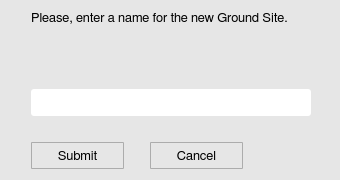
<?xml version="1.0" encoding="UTF-8"?>
<ui version="4.0">
 <class>Addsite</class>
 <widget class="QWidget" name="Addsite">
  <property name="geometry">
   <rect>
    <x>0</x>
    <y>0</y>
    <width>340</width>
    <height>180</height>
   </rect>
  </property>
  <property name="minimumSize">
   <size>
    <width>340</width>
    <height>180</height>
   </size>
  </property>
  <property name="maximumSize">
   <size>
    <width>340</width>
    <height>16777215</height>
   </size>
  </property>
  <property name="font">
   <font>
    <family>FreeSans</family>
    <pointsize>10</pointsize>
    <stylestrategy>PreferAntialias</stylestrategy>
    <kerning>true</kerning>
   </font>
  </property>
  <property name="windowTitle">
   <string>Add a new CheckBox</string>
  </property>
  <property name="windowIcon">
   <iconset>
    <normaloff>icons/info_icon.png</normaloff>icons/info_icon.png</iconset>
  </property>
  <property name="styleSheet">
   <string notr="true">QWidget {
	background-color: rgb(230,230,230);
}</string>
  </property>
  <layout class="QGridLayout" name="gridLayout">
   <item row="0" column="0" colspan="2">
    <layout class="QHBoxLayout" name="horizontalLayout_3">
     <item>
      <spacer name="horizontalSpacer_6">
       <property name="orientation">
        <enum>Qt::Horizontal</enum>
       </property>
       <property name="sizeType">
        <enum>QSizePolicy::Fixed</enum>
       </property>
       <property name="sizeHint" stdset="0">
        <size>
         <width>20</width>
         <height>20</height>
        </size>
       </property>
      </spacer>
     </item>
     <item>
      <widget class="QLabel" name="label">
       <property name="minimumSize">
        <size>
         <width>280</width>
         <height>27</height>
        </size>
       </property>
       <property name="maximumSize">
        <size>
         <width>280</width>
         <height>100</height>
        </size>
       </property>
       <property name="font">
        <font>
         <family>FreeSans</family>
         <pointsize>10</pointsize>
         <weight>50</weight>
         <bold>false</bold>
         <stylestrategy>PreferAntialias</stylestrategy>
         <kerning>true</kerning>
        </font>
       </property>
       <property name="text">
        <string>Please, enter a name for the new Ground Site.</string>
       </property>
       <property name="alignment">
        <set>Qt::AlignJustify|Qt::AlignTop</set>
       </property>
       <property name="wordWrap">
        <bool>true</bool>
       </property>
      </widget>
     </item>
     <item>
      <spacer name="horizontalSpacer_7">
       <property name="orientation">
        <enum>Qt::Horizontal</enum>
       </property>
       <property name="sizeHint" stdset="0">
        <size>
         <width>13</width>
         <height>20</height>
        </size>
       </property>
      </spacer>
     </item>
    </layout>
   </item>
   <item row="1" column="0">
    <spacer name="verticalSpacer_2">
     <property name="orientation">
      <enum>Qt::Vertical</enum>
     </property>
     <property name="sizeType">
      <enum>QSizePolicy::Fixed</enum>
     </property>
     <property name="sizeHint" stdset="0">
      <size>
       <width>20</width>
       <height>20</height>
      </size>
     </property>
    </spacer>
   </item>
   <item row="2" column="0" colspan="2">
    <layout class="QHBoxLayout" name="horizontalLayout_2">
     <item>
      <spacer name="horizontalSpacer_4">
       <property name="orientation">
        <enum>Qt::Horizontal</enum>
       </property>
       <property name="sizeType">
        <enum>QSizePolicy::Fixed</enum>
       </property>
       <property name="sizeHint" stdset="0">
        <size>
         <width>20</width>
         <height>20</height>
        </size>
       </property>
      </spacer>
     </item>
     <item>
      <widget class="QLineEdit" name="ck_inputLine">
       <property name="minimumSize">
        <size>
         <width>280</width>
         <height>27</height>
        </size>
       </property>
       <property name="maximumSize">
        <size>
         <width>280</width>
         <height>27</height>
        </size>
       </property>
       <property name="font">
        <font>
         <family>FreeSans</family>
         <pointsize>9</pointsize>
         <weight>50</weight>
         <bold>false</bold>
         <stylestrategy>PreferAntialias</stylestrategy>
        </font>
       </property>
       <property name="styleSheet">
        <string notr="true">QLineEdit {
	border-radius: 3px;
   padding: 1px 4px 1px 4px;
	background-color:  rgb(255, 255, 255);
}</string>
       </property>
       <property name="frame">
        <bool>false</bool>
       </property>
      </widget>
     </item>
     <item>
      <spacer name="horizontalSpacer_5">
       <property name="orientation">
        <enum>Qt::Horizontal</enum>
       </property>
       <property name="sizeHint" stdset="0">
        <size>
         <width>40</width>
         <height>20</height>
        </size>
       </property>
      </spacer>
     </item>
    </layout>
   </item>
   <item row="3" column="1">
    <spacer name="verticalSpacer">
     <property name="orientation">
      <enum>Qt::Vertical</enum>
     </property>
     <property name="sizeType">
      <enum>QSizePolicy::Fixed</enum>
     </property>
     <property name="sizeHint" stdset="0">
      <size>
       <width>20</width>
       <height>20</height>
      </size>
     </property>
    </spacer>
   </item>
   <item row="4" column="0" colspan="2">
    <layout class="QHBoxLayout" name="horizontalLayout">
     <item>
      <spacer name="horizontalSpacer_2">
       <property name="orientation">
        <enum>Qt::Horizontal</enum>
       </property>
       <property name="sizeType">
        <enum>QSizePolicy::Fixed</enum>
       </property>
       <property name="sizeHint" stdset="0">
        <size>
         <width>20</width>
         <height>20</height>
        </size>
       </property>
      </spacer>
     </item>
     <item>
      <widget class="QToolButton" name="ck_submitButton">
       <property name="minimumSize">
        <size>
         <width>93</width>
         <height>27</height>
        </size>
       </property>
       <property name="maximumSize">
        <size>
         <width>93</width>
         <height>27</height>
        </size>
       </property>
       <property name="font">
        <font>
         <family>FreeSans</family>
         <pointsize>10</pointsize>
         <weight>50</weight>
         <bold>false</bold>
         <stylestrategy>PreferAntialias</stylestrategy>
         <kerning>true</kerning>
        </font>
       </property>
       <property name="styleSheet">
        <string notr="true">QToolButton {
	border: 1px solid #acacac;
	border-radius: 1px;
	background-color: qlineargradient(x1:0, y1:0, x2:0, y2:1,
									stop:0 #f0f0f0, stop:1 #e5e5e5);
}

QToolButton:hover {
	border: 1px solid #7eb4ea;
	border-radius: 1px;
	background-color: qlineargradient(x1:0, y1:0, x2:0, y2:1,
									stop:0 #ecf4fc, stop:1 #dcecfc);
}

QToolButton:pressed {
	border: 1px solid #579de5;
	border-radius: 1px;
	background-color: qlineargradient(x1:0, y1:0, x2:0, y2:1,
									stop:0 #daecfc, stop:1 #c4e0fc);
}</string>
       </property>
       <property name="text">
        <string>Submit</string>
       </property>
      </widget>
     </item>
     <item>
      <spacer name="horizontalSpacer">
       <property name="orientation">
        <enum>Qt::Horizontal</enum>
       </property>
       <property name="sizeType">
        <enum>QSizePolicy::Fixed</enum>
       </property>
       <property name="sizeHint" stdset="0">
        <size>
         <width>20</width>
         <height>20</height>
        </size>
       </property>
      </spacer>
     </item>
     <item>
      <widget class="QToolButton" name="ck_cancelButton">
       <property name="minimumSize">
        <size>
         <width>93</width>
         <height>27</height>
        </size>
       </property>
       <property name="maximumSize">
        <size>
         <width>93</width>
         <height>27</height>
        </size>
       </property>
       <property name="font">
        <font>
         <family>FreeSans</family>
         <pointsize>10</pointsize>
         <weight>50</weight>
         <bold>false</bold>
         <stylestrategy>PreferAntialias</stylestrategy>
         <kerning>true</kerning>
        </font>
       </property>
       <property name="styleSheet">
        <string notr="true">QToolButton {
	border: 1px solid #acacac;
	border-radius: 1px;
	background-color: qlineargradient(x1:0, y1:0, x2:0, y2:1,
									stop:0 #f0f0f0, stop:1 #e5e5e5);
}

QToolButton:hover {
	border: 1px solid #7eb4ea;
	border-radius: 1px;
	background-color: qlineargradient(x1:0, y1:0, x2:0, y2:1,
									stop:0 #ecf4fc, stop:1 #dcecfc);
}

QToolButton:pressed {
	border: 1px solid #579de5;
	border-radius: 1px;
	background-color: qlineargradient(x1:0, y1:0, x2:0, y2:1,
									stop:0 #daecfc, stop:1 #c4e0fc);
}</string>
       </property>
       <property name="text">
        <string>Cancel</string>
       </property>
      </widget>
     </item>
     <item>
      <spacer name="horizontalSpacer_3">
       <property name="orientation">
        <enum>Qt::Horizontal</enum>
       </property>
       <property name="sizeHint" stdset="0">
        <size>
         <width>40</width>
         <height>20</height>
        </size>
       </property>
      </spacer>
     </item>
    </layout>
   </item>
  </layout>
 </widget>
 <resources/>
 <connections/>
</ui>
